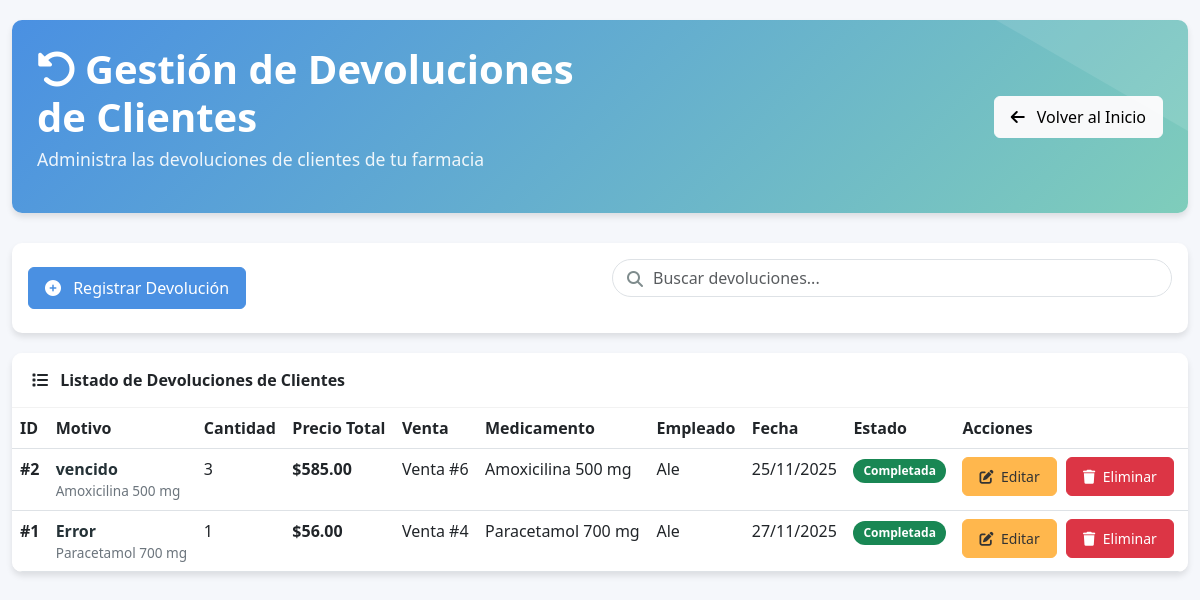
Page /farmacia/devoluciones/ (signed in) on the earlier database version.
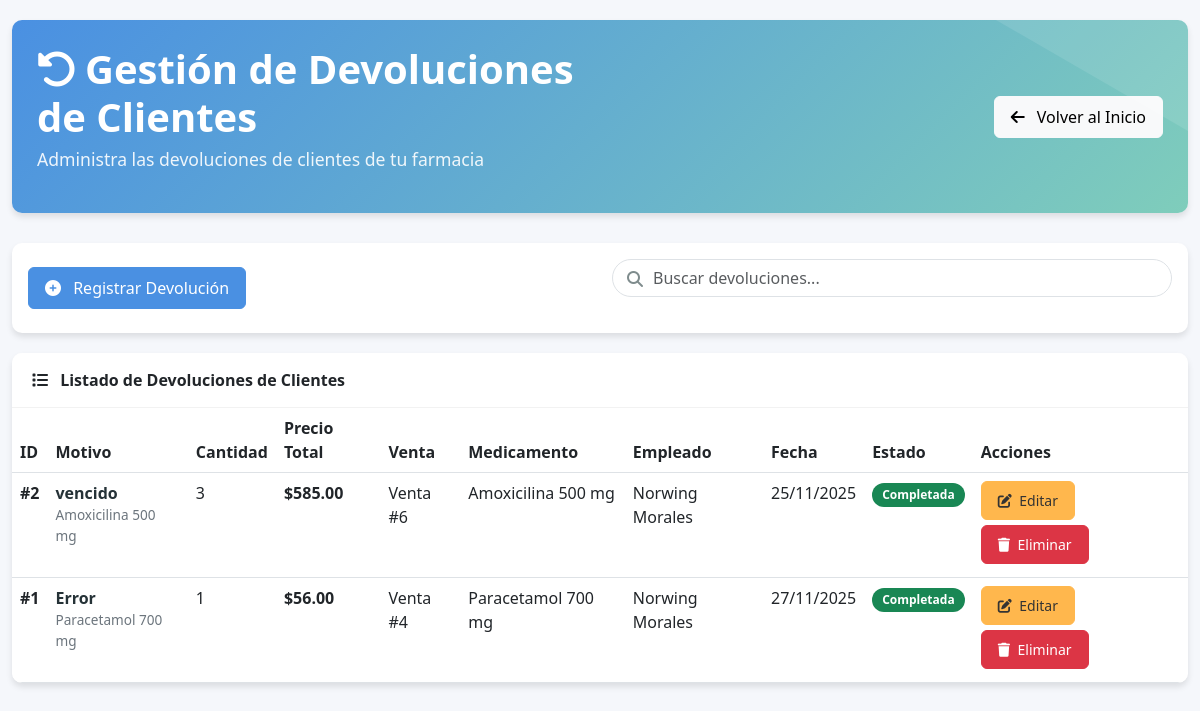
Same page on the later database version.
### farmacia_app/models.py (models this page shows, shortened)
class DevolucionCliente(models.Model):
    id_devolucion_cliente = models.AutoField(primary_key=True)
    motivo_devolucion = models.TextField(blank=True, null=True)
    cantidad_devuelta = models.IntegerField(blank=True, null=True)
    precio_devolucion = models.DecimalField(max_digits=10, decimal_places=2, blank=True, null=True)
    id_venta = models.ForeignKey(Venta, on_delete=models.CASCADE, db_column='id_venta', blank=True, null=True)
    id_medicamento = models.ForeignKey(Medicamento, on_delete=models.CASCADE, db_column='id_medicamento', blank=True, null=True)
    id_empleado = models.ForeignKey(Empleados, on_delete=models.CASCADE, db_column='id_empleado', blank=True, null=True)
    fecha = models.DateField(blank=True, null=True)
    estado = models.CharField(max_length=50, blank=True, null=True)
    class Meta:
        db_table = 'Devolucion_Cliente'

class Empleados(models.Model):
    id_empleado = models.AutoField(primary_key=True)
    nombre = models.CharField(max_length=255)
    fecha_contratacion = models.DateField(blank=True, null=True)
    rol = models.CharField(max_length=100, blank=True, null=True)
    funciones = models.TextField(blank=True, null=True)
    cedula = models.CharField(max_length=20, blank=True, null=True)
    telefono = models.CharField(max_length=20, blank=True, null=True)
    correo = models.EmailField(blank=True, null=True)
    estado = models.IntegerField(default=1)
    class Meta:
        db_table = 'Empleados'

class Medicamento(models.Model):
    ESTADOS = [
        (1, 'Activo'),
        (0, 'Inactivo'),
    ]
    id_medicamento = models.AutoField(primary_key=True)
    id_factura_compra = models.ForeignKey(
        FacturaCompra,
        on_delete=models.SET_NULL,
        db_column='id_factura_compra',
        blank=True,
        null=True
    )
    nombre_generico = models.CharField(max_length=255)
    fecha_caducidad = models.DateField(blank=True, null=True)
    cantidad = models.IntegerField(default=0)
    contra_indicaciones = models.TextField(blank=True, null=True)
    dosis = models.CharField(max_length=100, blank=True, null=True)
    cod_laboratorio = models.CharField(max_length=50, blank=True, null=True)
    registro_sanitario = models.CharField(max_length=100, blank=True, null=True)
    precauciones = models.TextField(blank=True, null=True)
    presentacion = models.CharField(max_length=100, blank=True, null=True)
    precio_unitario = models.DecimalField(max_digits=10, decimal_places=2, blank=True, null=True)
    stock_minimo = models.IntegerField(default=10)
    via_administracion = models.CharField(max_length=100, blank=True, null=True)
    requiere_receta = models.BooleanField(default=False)
    estado = models.IntegerField(choices=ESTADOS, default=1)
    fecha_registro = models.DateField(blank=True, null=True)
    class Meta:
        db_table = 'Medicamento'
    def __str__(self):
        return self.nombre_generico

class Venta(models.Model):
    id_venta = models.AutoField(primary_key=True)
    fecha = models.DateField(blank=True, null=True)
    total = models.DecimalField(max_digits=12, decimal_places=2, blank=True, null=True)
    id_cliente = models.ForeignKey(Cliente, on_delete=models.SET_NULL, db_column='id_cliente', blank=True, null=True)
    id_empleado = models.ForeignKey(Empleados, on_delete=models.SET_NULL, db_column='id_empleado', blank=True, null=True)
    descuento = models.DecimalField(max_digits=10, decimal_places=2, blank=True, null=True)
    impuesto = models.DecimalField(max_digits=10, decimal_places=2, blank=True, null=True)
    estado = models.CharField(max_length=50, blank=True, null=True)
    id_medicamento = models.ForeignKey(Medicamento, on_delete=models.SET_NULL, blank=True, null=True)
    cantidad = models.IntegerField(default=1)
    class Meta:
        db_table = 'Venta'

### farmacia_app/views.py (the view)
# urls.py: path('devoluciones/', login_required(views.devolucioncliente_list), name='devolucion_list'),
def devolucioncliente_list(request):
    devoluciones = DevolucionCliente.objects.select_related(
        'id_venta', 'id_medicamento', 'id_empleado'
    ).all().order_by('-id_devolucion_cliente')
    return render(request, 'devolucioncliente/devolucion_list.html', {'devoluciones': devoluciones})

### farmacia_app/templates/devolucioncliente/devolucion_list.html (shortened to what the changed rows need)
<!DOCTYPE html>
<html lang="es">
<head>
    <link href="https://cdn.jsdelivr.net/npm/bootstrap@5.3.0/dist/css/bootstrap.min.css" rel="stylesheet">
    <link rel="stylesheet" href="https://cdnjs.cloudflare.com/ajax/libs/font-awesome/6.4.0/css/all.min.css">
</head>
<body>
    <div class="container">
        <div class="header-section fade-in">
            <div class="row align-items-center">
                <div class="col-md-6">
                    <h1 class="header-title"><i class="fas fa-undo-alt me-2"></i>Gestión de Devoluciones de Clientes</h1>
                </div>
            </div>
        </div>
        <div class="card fade-in">
            <div class="table-responsive">
                <table class="table table-hover">
                    <thead>
                        <tr>
                            <th>ID</th>
                            <th>Motivo</th>
                            <th>Cantidad</th>
                            <th>Precio Total</th>
                            <th>Venta</th>
                            <th>Medicamento</th>
                            <th>Empleado</th>
                            <th>Fecha</th>
                            <th>Estado</th>
                            <th>Acciones</th>
                        </tr>
                    </thead>
                    <tbody>
                        {% for d in devoluciones %}
                        <tr>
                            <td><strong>#{{ d.id_devolucion_cliente }}</strong></td>
                            <td class="devolucion-info">
                                <div class="devolucion-number">{{ d.motivo_devolucion|truncatechars:30 }}</div>
                                {% if d.id_medicamento %}
                                <div class="devolucion-details">{{ d.id_medicamento.nombre|default:d.id_medicamento }}</div>
                                {% endif %}
                            </td>
                            <td>{{ d.cantidad_devuelta }}</td>
                            <td><strong>${{ d.precio_devolucion }}</strong></td>
                            <td>
                                {% if d.id_venta %}
                                    Venta #{{ d.id_venta.id_venta|default:d.id_venta }}
                                {% else %}
                                    <span class="text-muted">N/A</span>
                                {% endif %}
                            </td>
                            <td>
                                {% if d.id_medicamento %}
                                    {{ d.id_medicamento.nombre|default:d.id_medicamento }}
                                {% else %}
                                    <span class="text-muted">N/A</span>
                                {% endif %}
                            </td>
                            <td>
                                {% if d.id_empleado %}
                                    {{ d.id_empleado.nombre|default:d.id_empleado }}
                                {% else %}
                                    <span class="text-muted">N/A</span>
                                {% endif %}
                            </td>
                            <td>{{ d.fecha|date:"d/m/Y" }}</td>
                            <td>
                                {% if d.estado == 'Completada' %}
                                    <span class="badge bg-success">{{ d.estado }}</span>
                                {% elif d.estado == 'Pendiente' %}
                                    <span class="badge bg-warning">{{ d.estado }}</span>
                                {% elif d.estado == 'Rechazada' %}
                                    <span class="badge bg-danger">{{ d.estado }}</span>
                                {% elif d.estado == 'En proceso' %}
                                    <span class="badge bg-info">{{ d.estado }}</span>
                                {% else %}
                                    <span class="badge bg-secondary">{{ d.estado }}</span>
                                {% endif %}
                            </td>
                            <td class="action-buttons">
                                <a href="{% url 'devolucion_edit' d.id_devolucion_cliente %}" class="btn btn-warning btn-sm">
                                    <i class="fas fa-edit me-1"></i> Editar
                                </a>
                                <a href="{% url 'devolucion_delete' d.id_devolucion_cliente %}" class="btn btn-danger btn-sm">
                                    <i class="fas fa-trash me-1"></i> Eliminar
                                </a>
                            </td>
                        </tr>
                        {% endfor %}
                    </tbody>
                </table>
            </div>
        </div>
    </div>
</body>
</html>

Differences in the rows shown:
changed through a linked row, DevolucionCliente "vencido": id_empleado.nombre "Ale" → "Norwing Morales"
changed through a linked row, DevolucionCliente "Error": id_empleado.nombre "Ale" → "Norwing Morales"
